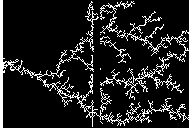
#> input picture simulation/voltage-routing/topologies/grown-transect-60.png, 192 x 128 px, found by its file name
$ python run.py
#> lines starting #> are read from the running program, lines starting #| are printed output that depends on the picture; after the words box and inside, x2 and y2 are one past the last pixel; in counts of white or black regions, pixels touching at a corner belong together
#!/usr/bin/env python3
"""PEDOT-frequency-informed current-driven repair screen.

The frequency translation is a screening law derived from Janzakova et al.
(2021): projected area scales approximately with waveform period across the
reported 10--950 Hz morphology transition.  It is held separate from the
canonical fixed-rule result.
"""

import csv
import os
import subprocess
from collections import deque
from pathlib import Path

import numpy as np
from PIL import Image, ImageDraw, ImageFont
import pyvista as pv

W, H = 192, 128
EPOCHS = int(os.environ.get("REMODEL_EPOCHS", "36"))
SEED = 319
FREQUENCY_HZ = float(os.environ.get("PEDOT_FREQUENCY_HZ", "80"))
REFERENCE_FREQUENCY_HZ = 80.0
if not 10.0 <= FREQUENCY_HZ <= 950.0:
    raise ValueError("PEDOT_FREQUENCY_HZ must be in the literature screen 10--950 Hz")
AREA_SCALE = REFERENCE_FREQUENCY_HZ / FREQUENCY_HZ
LINEARITY = np.clip(
    np.log(FREQUENCY_HZ / 10.0) / np.log(950.0 / 10.0), 0.0, 1.0
)
ROOT = Path("/Users/tmccoy678/Blu-Workbench/tin-whiskers-dendrites-ai-si")
MODEL = ROOT / "simulation/voltage-routing/voltage_conduction.i"
SOURCE = Path(os.environ.get(
    "REMODEL_SOURCE",
    ROOT / "simulation/voltage-routing/topologies/grown-transect-60.png",
))
RUN_NAME = os.environ.get("REMODEL_NAME", "current_fiber_remodel")
DISPLAY_TITLE = os.environ.get(
    "REMODEL_TITLE",
    f"CURRENT-DRIVEN CUT/REPAIR: PEDOT {FREQUENCY_HZ:g} Hz",
)
MOOSE = Path("/Users/tmccoy678/.local/share/tin-dendrite-moose-env/bin/moose-opt")
WORK = ROOT / "simulation/work/live_moose" / RUN_NAME
FRAMES = Path.home() / "Desktop/Tin Whisker Dendrite Work/Results" / f"{RUN_NAME}_frames"
LIVE = ROOT / "simulation/work/live_moose/live_view" / RUN_NAME
WORK.mkdir(parents=True, exist_ok=True)
FRAMES.mkdir(parents=True, exist_ok=True)
LIVE.mkdir(parents=True, exist_ok=True)

font_path = "/System/Library/Fonts/Supplemental/Arial.ttf"
title_font = ImageFont.truetype(font_path, 29)
state_font = ImageFont.truetype(font_path, 19)

source = np.asarray(Image.open(SOURCE).convert("RGB"))
#> source: shape (128, 192, 3); 13.3% white; 8 white regions (5 under 20 px), largest, box (x1, y1, x2, y2) and area: (0, 0, 192, 128) 3097, (100, 40, 131, 63) 81, (100, 88, 112, 112) 66
metal = source[..., 0] > 128
metrics = []
yy, xx = np.mgrid[0:H, 0:W]


def connected_left_right(field):
    queue = deque((row, 0) for row in range(H) if field[row, 0])
    seen = set(queue)
    while queue:
        row, column = queue.popleft()
        if column == W - 1:
            return True
        for next_row, next_column in (
            (row - 1, column),
            (row + 1, column),
            (row, column - 1),
            (row, column + 1),
        ):
            if (
                0 <= next_row < H
                and 0 <= next_column < W
                and field[next_row, next_column]
                and (next_row, next_column) not in seen
            ):
                seen.add((next_row, next_column))
                queue.append((next_row, next_column))
    return False


def optical_probe(epoch):
    phase = np.sin(2 * np.pi * epoch / 12.0)
    upper = 0.5 + 0.5 * phase
    lower = 0.5 - 0.5 * phase
    width = 0.060 * H
    decay = np.exp(-xx / (0.65 * W))
    upper_field = upper * np.exp(-0.5 * ((yy - 0.34 * H) / width) ** 2)
    lower_field = lower * np.exp(-0.5 * ((yy - 0.66 * H) / width) ** 2)
    return np.clip(decay * (upper_field + lower_field), 0, 1), upper, lower


def save_display(epoch, upper, lower, connected):
    lattice = Image.fromarray(np.where(metal, 255, 0).astype(np.uint8), mode="L")
    lattice = lattice.resize((W * 6, H * 6), Image.Resampling.NEAREST).convert("RGB")
    canvas = Image.new("RGB", (1280, 860), "#05070b")
    canvas.paste(lattice, ((canvas.width - lattice.width) // 2, 54))
    draw = ImageDraw.Draw(canvas)
    draw.text((640, 17), DISPLAY_TITLE, font=title_font, fill="white", anchor="ma")
    draw.ellipse((36, 386, 56, 406), fill=(int(157 * upper), int(231 * upper), int(193 * upper)))
    draw.ellipse((36, 506, 56, 526), fill=(int(157 * lower), int(231 * lower), int(193 * lower)))
    status = "CONNECTED" if connected else "DEVELOPING CONNECTION"
    draw.text(
        (640, 846),
        f"{FREQUENCY_HZ:g} Hz  |  EPOCH {epoch:02d} / {EPOCHS:02d}  |  {status}",
        font=state_font,
        fill="#9de7c1",
        anchor="ms",
    )
    canvas.save(FRAMES / f"frame.{epoch:04d}.png")
    live_tmp = LIVE / "latest.tmp.png"
    canvas.save(live_tmp)
    os.replace(live_tmp, LIVE / "latest.png")


env = os.environ.copy()
env["PATH"] = f"{MOOSE.parent}:{env.get('PATH', '')}"
env["FI_PROVIDER"] = "tcp"

for epoch in range(EPOCHS + 1):
    probe, upper, lower = optical_probe(epoch)
    connected = connected_left_right(metal)
#> in connected_left_right, `seen = set(queue)`: seen = 128 items
#> after the loop in connected_left_right, `while queue:`: seen = 412 items
#> connected = False
    image_path = WORK / f"epoch-{epoch:03d}.png"
    Image.fromarray(np.where(metal[..., None], 255, 0).astype(np.uint8).repeat(3, axis=2)).save(image_path)
    save_display(epoch, upper, lower, connected)
#> in save_display, `lattice = lattice.resize((W * 6, H * 6), Image.Resampling.NEAREST).con..`:
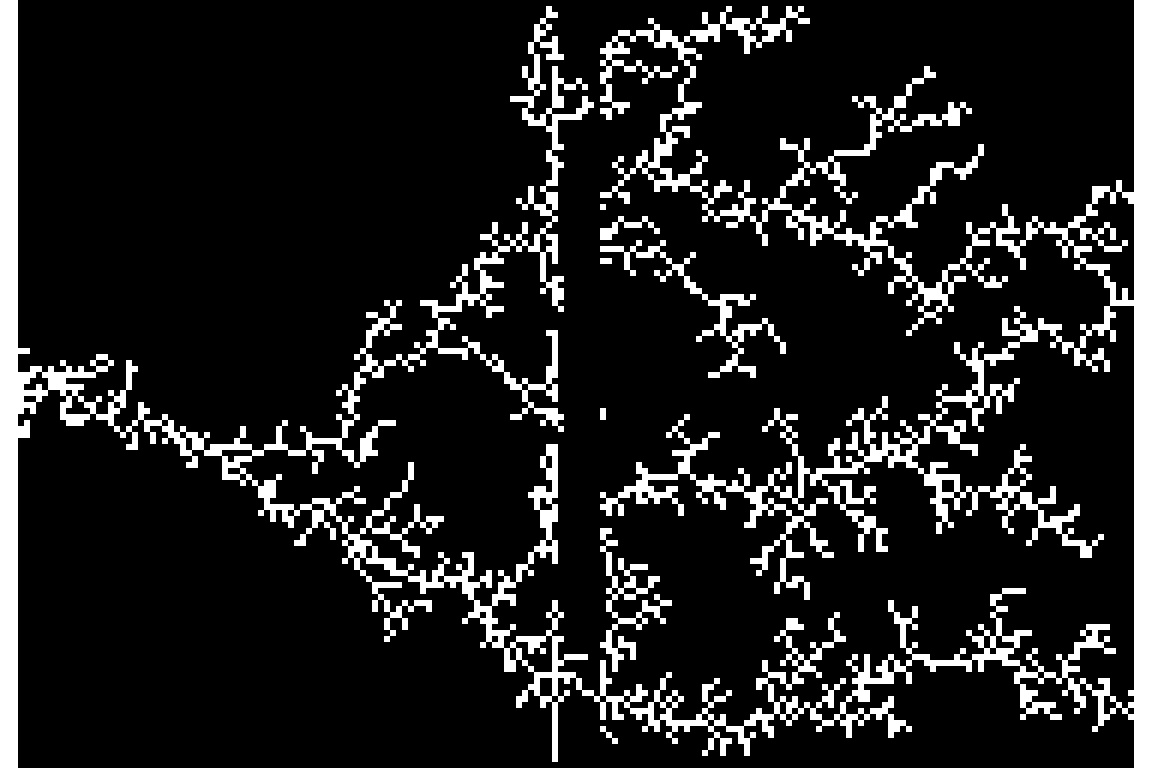
#> lattice: PIL image 1152x768 RGB; 13.3% white; 8 white regions, largest, box (x1, y1, x2, y2) and area: (0, 0, 1152, 768) 111492, (600, 240, 786, 378) 2916, (600, 528, 672, 672) 2376
#> in save_display, `canvas = Image.new("RGB", (1280, 860), "#05070b")`:
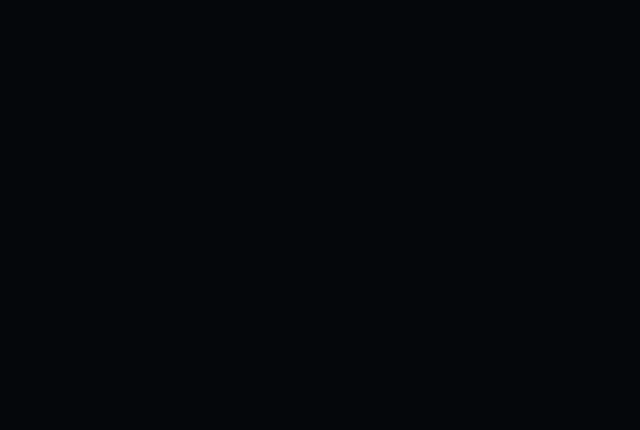
#> canvas: PIL image 1280x860 RGB (shown at 1/2 size); mean R, G, B 5, 7, 11
#> in save_display, `canvas.paste(lattice, ((canvas.width - lattice.width) // 2, 54))`:
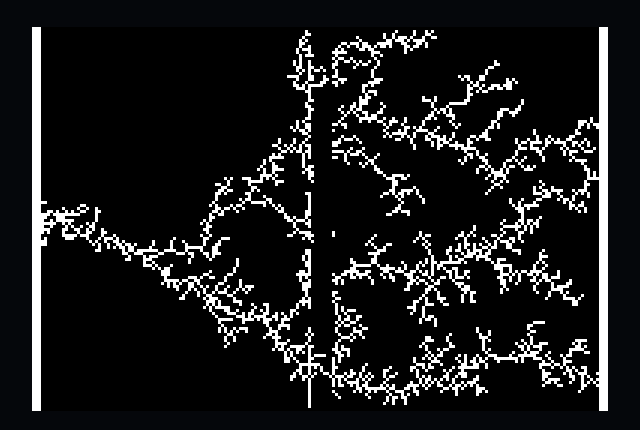
#> canvas: PIL image 1280x860 RGB (shown at 1/2 size); mean R, G, B 28.2, 28.6, 29.4
#> in save_display, `status = "CONNECTED" if connected else "DEVELOPING CONNECTION"`: status = 'DEVELOPING CONNECTION'
#> in save_display, `canvas.save(FRAMES / f"frame.{epoch:04d}.png")`:
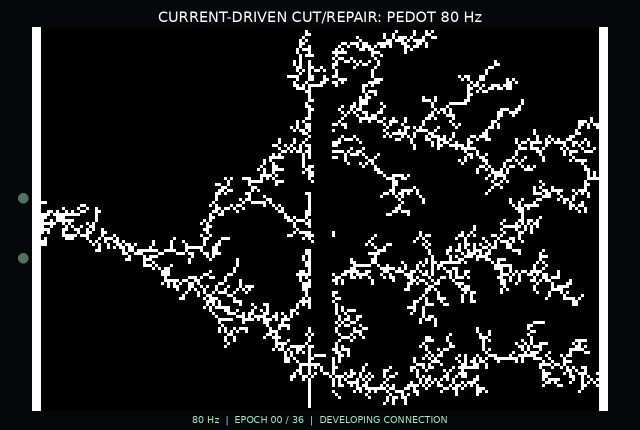
#> saved as frame.0000.png: PIL image 1280x860 RGB (shown at 1/2 size); mean R, G, B 29.6, 30.1, 30.8

    base = WORK / f"epoch-{epoch:03d}"
    with (WORK / f"epoch-{epoch:03d}.log").open("w") as log:
        subprocess.run(
            [
                str(MOOSE),
                "-i", str(MODEL),
                f"Mesh/file={image_path}",
                f"Outputs/file_base={base}",
            ],
            cwd=MODEL.parent,
            stdout=log,
            stderr=subprocess.STDOUT,
            check=True,
            env=env,
        )
#> (this line was passed over: subprocess is not available in this run)

#> (the run stopped early here; a loop or call above may not have finished)

$ run again, with simulation/voltage-routing/topologies/grown-cherenkov-cut.png copied over simulation/voltage-routing/topologies/grown-transect-60.png
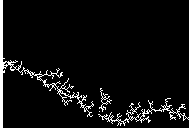
#> input picture simulation/voltage-routing/topologies/grown-cherenkov-cut.png, 192 x 128 px, found by its file name
#> source: shape (128, 192, 3); 6.9% white; 4 white regions (1 under 20 px), largest, box (x1, y1, x2, y2) and area: (0, 0, 94, 128) 846, (98, 0, 192, 128) 769, (99, 88, 112, 112) 68
#> in connected_left_right, `seen = set(queue)`: seen = 128 items
#> after the loop in connected_left_right, `while queue:`: seen = 412 items
#> connected = False
#> in save_display, `lattice = lattice.resize((W * 6, H * 6), Image.Resampling.NEAREST).con..`:
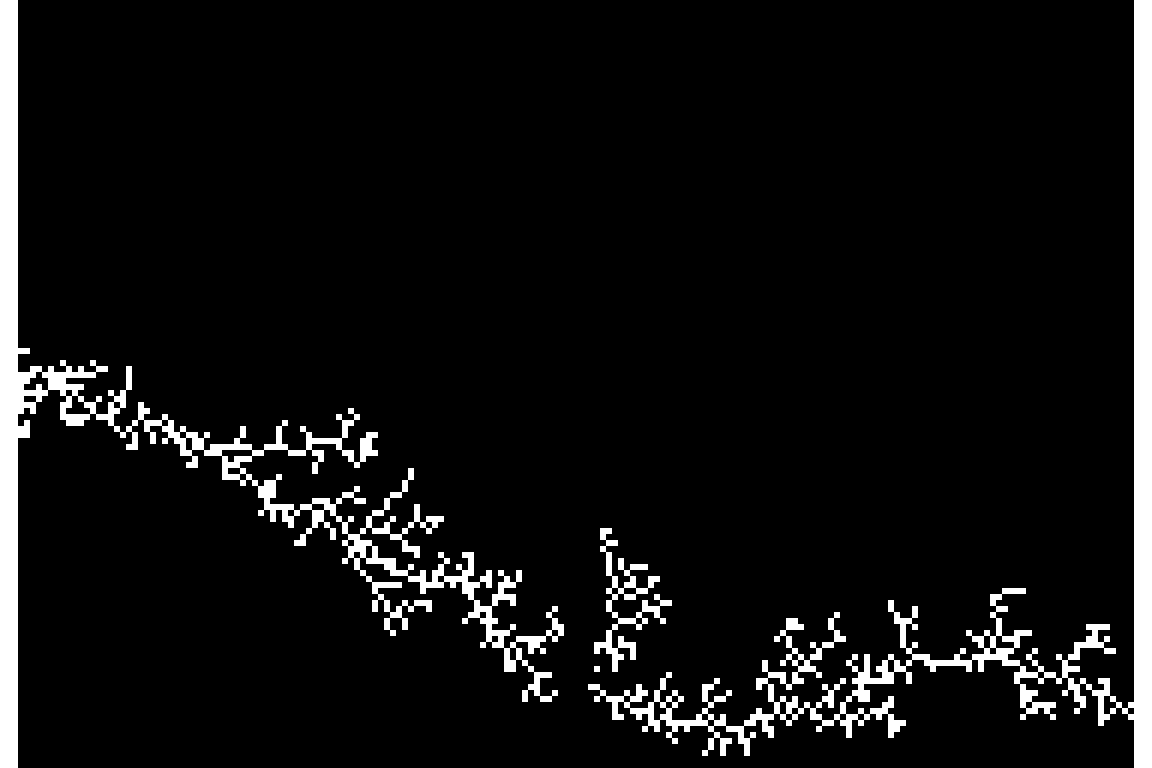
#> lattice: PIL image 1152x768 RGB; 6.9% white; 4 white regions, box (x1, y1, x2, y2) and area: (0, 0, 564, 768) 30456, (588, 0, 1152, 768) 27684, (594, 528, 672, 672) 2448, (594, 666, 600, 672) 36
#> status = 'DEVELOPING CONNECTION'
#> in save_display, `canvas.save(FRAMES / f"frame.{epoch:04d}.png")`:
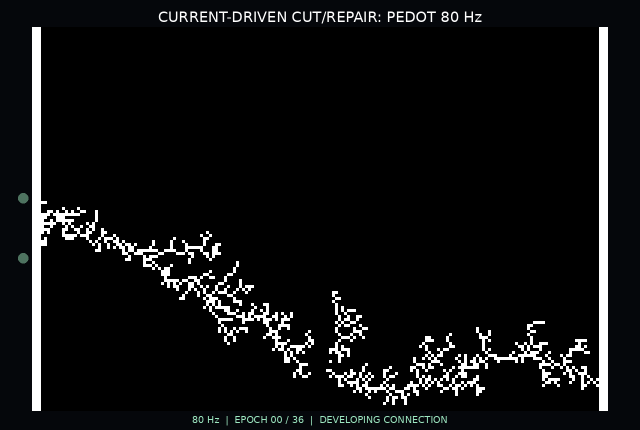
#> saved as frame.0000.png: PIL image 1280x860 RGB (shown at 1/2 size); mean R, G, B 16.4, 16.9, 17.6

$ run again, with simulation/voltage-routing/topologies/grown-cherenkov-development-cut.png copied over simulation/voltage-routing/topologies/grown-transect-60.png
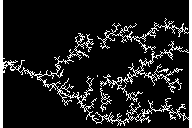
#> input picture simulation/voltage-routing/topologies/grown-cherenkov-development-cut.png, 192 x 128 px, found by its file name
#> source: shape (128, 192, 3); 12.1% white; 4 white regions (2 under 20 px), largest, box (x1, y1, x2, y2) and area: (0, 0, 192, 128) 2906, (100, 88, 112, 112) 66
#> in connected_left_right, `seen = set(queue)`: seen = 128 items
#> after the loop in connected_left_right, `while queue:`: seen = 412 items
#> connected = False
#> in save_display, `lattice = lattice.resize((W * 6, H * 6), Image.Resampling.NEAREST).con..`:
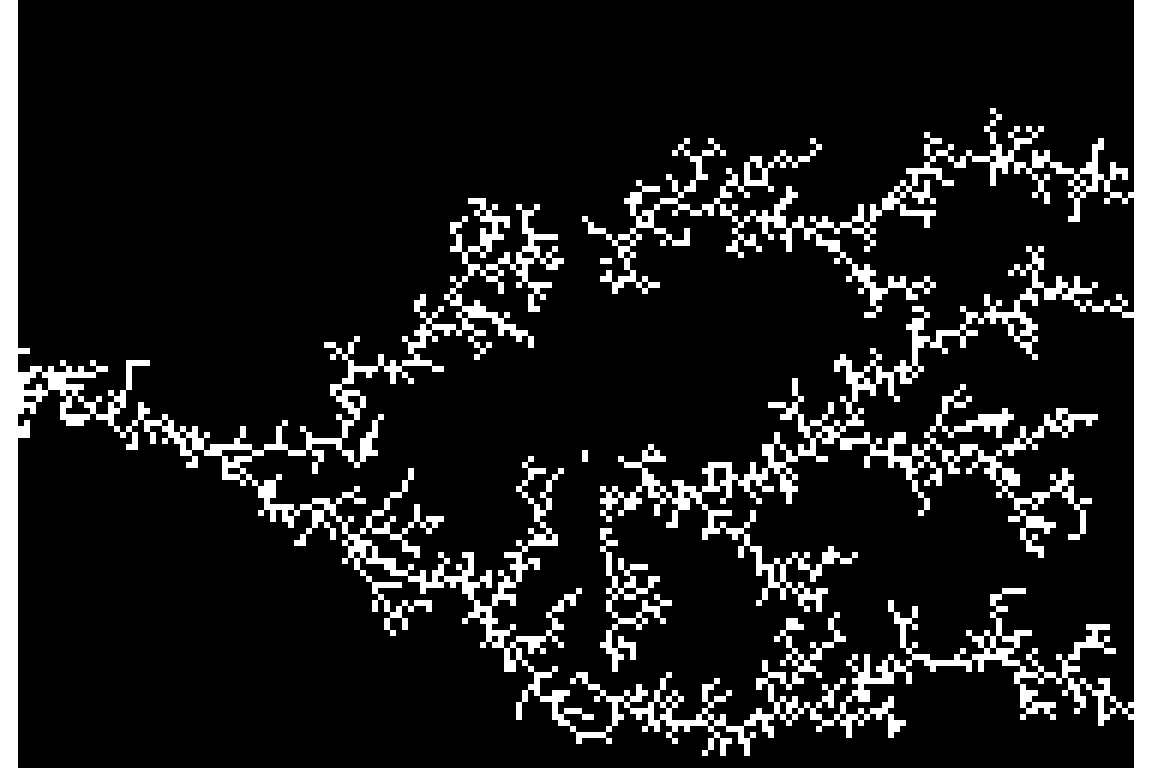
#> lattice: PIL image 1152x768 RGB; 12.1% white; 4 white regions, box (x1, y1, x2, y2) and area: (0, 0, 1152, 768) 104616, (600, 528, 672, 672) 2376, (600, 258, 612, 264) 72, (582, 450, 588, 462) 72
#> status = 'DEVELOPING CONNECTION'
#> in save_display, `canvas.save(FRAMES / f"frame.{epoch:04d}.png")`:
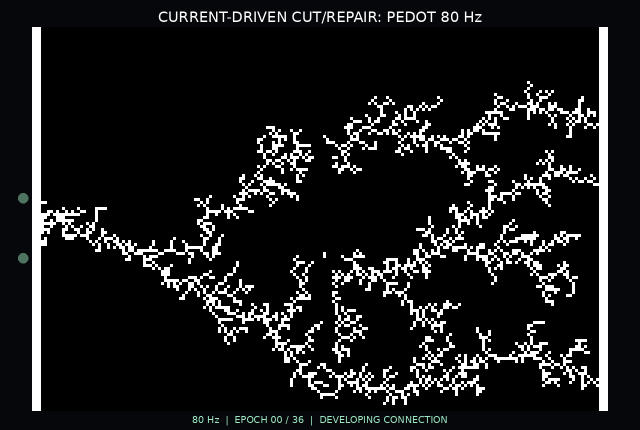
#> saved as frame.0000.png: PIL image 1280x860 RGB (shown at 1/2 size); mean R, G, B 27.1, 27.7, 28.4
